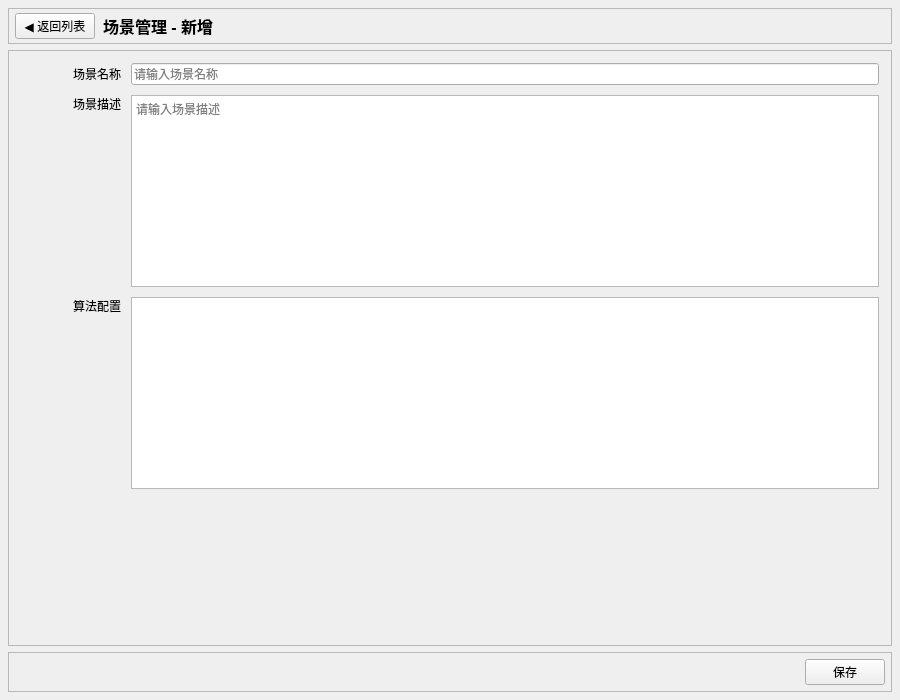
<?xml version="1.0" encoding="UTF-8"?>
<ui version="4.0">
 <class>frmSceneForm</class>
 <widget class="QWidget" name="frmSceneForm">
  <property name="geometry">
   <rect>
    <x>0</x>
    <y>0</y>
    <width>900</width>
    <height>700</height>
   </rect>
  </property>
  <property name="windowTitle">
   <string>场景详情</string>
  </property>
  <layout class="QVBoxLayout" name="verticalLayout">
   <property name="spacing">
    <number>6</number>
   </property>
   <property name="leftMargin">
    <number>8</number>
   </property>
   <property name="topMargin">
    <number>8</number>
   </property>
   <property name="rightMargin">
    <number>8</number>
   </property>
   <property name="bottomMargin">
    <number>8</number>
   </property>
   <item>
    <widget class="QFrame" name="frameTitle">
     <property name="frameShape">
      <enum>QFrame::StyledPanel</enum>
     </property>
     <property name="frameShadow">
      <enum>QFrame::Raised</enum>
     </property>
     <layout class="QHBoxLayout" name="horizontalLayoutTitle">
      <property name="spacing">
       <number>8</number>
      </property>
      <property name="leftMargin">
       <number>6</number>
      </property>
      <property name="topMargin">
       <number>4</number>
      </property>
      <property name="rightMargin">
       <number>6</number>
      </property>
      <property name="bottomMargin">
       <number>4</number>
      </property>
      <item>
       <widget class="QPushButton" name="btnBack">
        <property name="text">
         <string>◀ 返回列表</string>
        </property>
       </widget>
      </item>
      <item>
       <widget class="QLabel" name="labTitle">
        <property name="font">
         <font>
          <pointsize>12</pointsize>
          <weight>75</weight>
          <bold>true</bold>
         </font>
        </property>
        <property name="text">
         <string>场景管理 - 新增</string>
        </property>
       </widget>
      </item>
      <item>
       <spacer name="horizontalSpacerTitle">
        <property name="orientation">
         <enum>Qt::Horizontal</enum>
        </property>
        <property name="sizeHint" stdset="0">
         <size>
          <width>40</width>
          <height>20</height>
         </size>
        </property>
       </spacer>
      </item>
     </layout>
    </widget>
   </item>
   <item>
    <widget class="QFrame" name="frameForm">
     <property name="frameShape">
      <enum>QFrame::StyledPanel</enum>
     </property>
     <property name="frameShadow">
      <enum>QFrame::Raised</enum>
     </property>
     <layout class="QGridLayout" name="gridLayout">
      <property name="leftMargin">
       <number>12</number>
      </property>
      <property name="topMargin">
       <number>12</number>
      </property>
      <property name="rightMargin">
       <number>12</number>
      </property>
      <property name="bottomMargin">
       <number>12</number>
      </property>
      <property name="spacing">
       <number>10</number>
      </property>
      <item row="2" column="1" colspan="3">
       <widget class="QTableView" name="tableAlgorithms"/>
      </item>
      <item row="0" column="1" colspan="3">
       <widget class="QLineEdit" name="txtSceneName">
        <property name="placeholderText">
         <string>请输入场景名称</string>
        </property>
       </widget>
      </item>
      <item row="3" column="0" colspan="4">
       <spacer name="verticalSpacer">
        <property name="orientation">
         <enum>Qt::Vertical</enum>
        </property>
        <property name="sizeHint" stdset="0">
         <size>
          <width>20</width>
          <height>20</height>
         </size>
        </property>
       </spacer>
      </item>
      <item row="1" column="1" colspan="3">
       <widget class="QPlainTextEdit" name="txtDescription">
        <property name="placeholderText">
         <string>请输入场景描述</string>
        </property>
       </widget>
      </item>
      <item row="1" column="0">
       <widget class="QLabel" name="labDescription">
        <property name="text">
         <string>场景描述</string>
        </property>
        <property name="alignment">
         <set>Qt::AlignRight|Qt::AlignTop|Qt::AlignTrailing</set>
        </property>
       </widget>
      </item>
      <item row="2" column="0">
       <widget class="QLabel" name="labAlgorithms">
        <property name="text">
         <string>算法配置</string>
        </property>
        <property name="alignment">
         <set>Qt::AlignRight|Qt::AlignTop|Qt::AlignTrailing</set>
        </property>
       </widget>
      </item>
      <item row="0" column="0">
       <widget class="QLabel" name="labSceneName">
        <property name="maximumSize">
         <size>
          <width>100</width>
          <height>16777215</height>
         </size>
        </property>
        <property name="text">
         <string>场景名称</string>
        </property>
        <property name="alignment">
         <set>Qt::AlignRight|Qt::AlignTrailing|Qt::AlignVCenter</set>
        </property>
       </widget>
      </item>
     </layout>
    </widget>
   </item>
   <item>
    <widget class="QFrame" name="frameBtns">
     <property name="frameShape">
      <enum>QFrame::StyledPanel</enum>
     </property>
     <property name="frameShadow">
      <enum>QFrame::Raised</enum>
     </property>
     <layout class="QHBoxLayout" name="horizontalLayoutBtns">
      <property name="spacing">
       <number>10</number>
      </property>
      <property name="leftMargin">
       <number>6</number>
      </property>
      <property name="topMargin">
       <number>6</number>
      </property>
      <property name="rightMargin">
       <number>6</number>
      </property>
      <property name="bottomMargin">
       <number>6</number>
      </property>
      <item>
       <spacer name="horizontalSpacerBtns">
        <property name="orientation">
         <enum>Qt::Horizontal</enum>
        </property>
        <property name="sizeHint" stdset="0">
         <size>
          <width>40</width>
          <height>20</height>
         </size>
        </property>
       </spacer>
      </item>
      <item>
       <widget class="QPushButton" name="btnSave">
        <property name="text">
         <string>保存</string>
        </property>
       </widget>
      </item>
     </layout>
    </widget>
   </item>
  </layout>
 </widget>
 <resources/>
 <connections/>
</ui>
